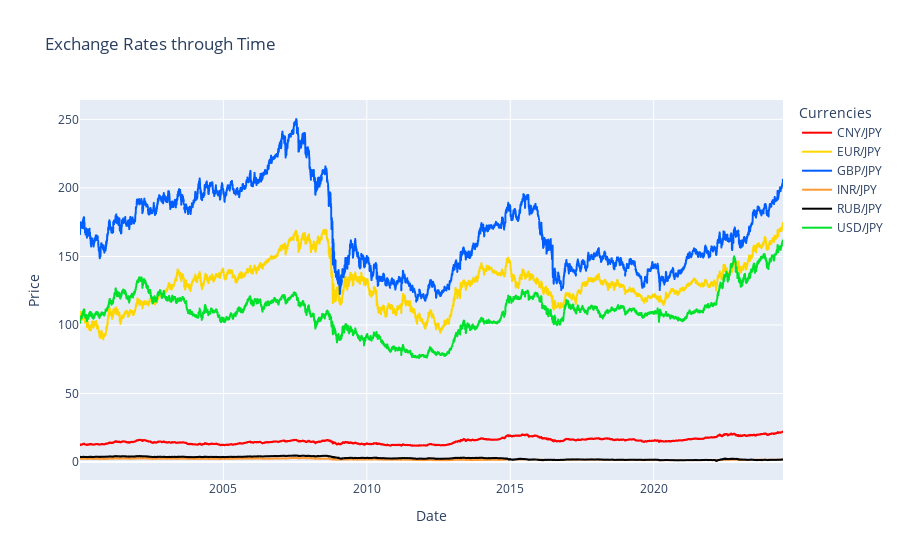

This figure's notebook cell:
### Code cell
# Graph 10 : Exchange Rates thorugh Time 
px.line(ex_r_df, x='Date', y='Price',color='Currencies', color_discrete_map=curreciens_colors, title='Exchange Rates through Time')

### Figure 1 — Plotly figure (JSON) as saved in the notebook; plotly's stock layout.template omitted (floating-point values rounded to 4 significant figures; data arrays with more than 128 entries replaced by an {"elided": "..."} marker saying what was removed)
{"data": [{"hovertemplate": "Currencies=CNY/JPY<br>Date=%{x}<br>Price=%{y}<extra></extra>", "legendgroup": "CNY/JPY", "line": {"color": "#FF0000", "dash": "solid"}, "marker": {"symbol": "circle"}, "mode": "lines", "name": "CNY/JPY", "showlegend": true, "type": "scattergl", "x": {"elided": "6389 str values"}, "xaxis": "x", "y": {"elided": "6389 float values"}, "yaxis": "y"}, {"hovertemplate": "Currencies=EUR/JPY<br>Date=%{x}<br>Price=%{y}<extra></extra>", "legendgroup": "EUR/JPY", "line": {"color": "#FFD700", "dash": "solid"}, "marker": {"symbol": "circle"}, "mode": "lines", "name": "EUR/JPY", "showlegend": true, "type": "scattergl", "x": {"elided": "6391 str values"}, "xaxis": "x", "y": {"elided": "6391 float values"}, "yaxis": "y"}, {"hovertemplate": "Currencies=GBP/JPY<br>Date=%{x}<br>Price=%{y}<extra></extra>", "legendgroup": "GBP/JPY", "line": {"color": "#005EFF", "dash": "solid"}, "marker": {"symbol": "circle"}, "mode": "lines", "name": "GBP/JPY", "showlegend": true, "type": "scattergl", "x": {"elided": "6391 str values"}, "xaxis": "x", "y": {"elided": "6391 float values"}, "yaxis": "y"}, {"hovertemplate": "Currencies=INR/JPY<br>Date=%{x}<br>Price=%{y}<extra></extra>", "legendgroup": "INR/JPY", "line": {"color": "#FF9933", "dash": "solid"}, "marker": {"symbol": "circle"}, "mode": "lines", "name": "INR/JPY", "showlegend": true, "type": "scattergl", "x": {"elided": "6391 str values"}, "xaxis": "x", "y": {"elided": "6391 float values"}, "yaxis": "y"}, {"hovertemplate": "Currencies=RUB/JPY<br>Date=%{x}<br>Price=%{y}<extra></extra>", "legendgroup": "RUB/JPY", "line": {"color": "#000000", "dash": "solid"}, "marker": {"symbol": "circle"}, "mode": "lines", "name": "RUB/JPY", "showlegend": true, "type": "scattergl", "x": {"elided": "6391 str values"}, "xaxis": "x", "y": {"elided": "6391 float values"}, "yaxis": "y"}, {"hovertemplate": "Currencies=USD/JPY<br>Date=%{x}<br>Price=%{y}<extra></extra>", "legendgroup": "USD/JPY", "line": {"color": "#00E12B", "dash": "solid"}, "marker": {"symbol": "circle"}, "mode": "lines", "name": "USD/JPY", "showlegend": true, "type": "scattergl", "x": {"elided": "6392 str values"}, "xaxis": "x", "y": {"elided": "6392 float values"}, "yaxis": "y"}], "layout": {"legend": {"title": {"text": "Currencies"}, "tracegroupgap": 0}, "title": {"text": "Exchange Rates through Time"}, "xaxis": {"anchor": "y", "domain": [0, 1], "title": {"text": "Date"}}, "yaxis": {"anchor": "x", "domain": [0, 1], "title": {"text": "Price"}}}}
